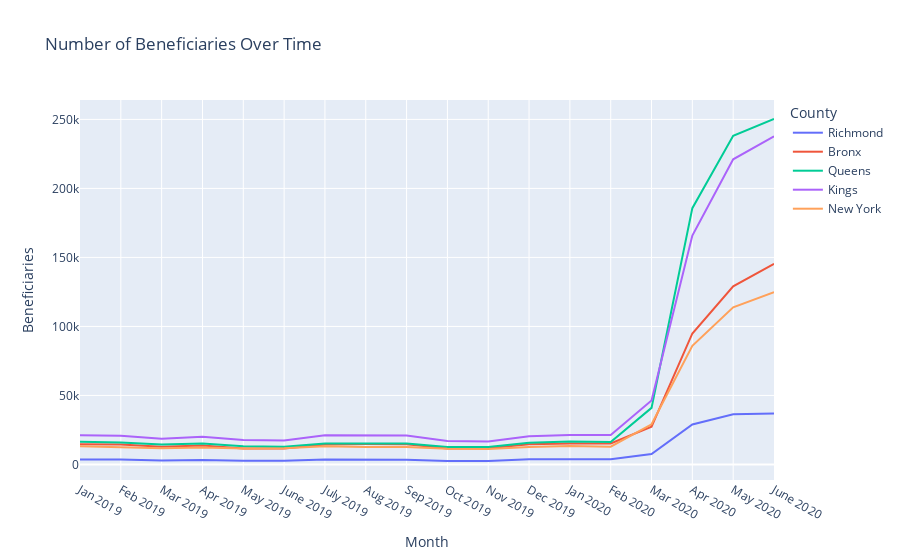

This figure's notebook cell:
### Code cell
def create_your_graph():
    print("----Welcome to the Create Your Own Graph Method---")
    print("Here are your graph options: ")
    print("1. Percent Population on Welfare over Time for a list of Counties: ")
    print("2. Adjusted Benefits Per Beneficiary over Time for a list of Counties: ")
    print("3. Adjusted Benefits Amounts over Time for a list of Counties: ")
    print("4. Beneficiaries over Time for a list of Counties: ")
    
    option=int(input("Enter Option Number: "))
    start_date=input("Enter the start point of your time period with Month spaced By Year: ")
    end_date=input("Enter the end point of your time period with Month spaced By Year: ")
    counties=[]
    county=input("Enter County Name (type q to quit)")
    while county != 'q':
        counties.append(county)
        county=input("Enter County Name (type q to quit)")
    create_scatterplot_counties(start_date,end_date,counties,option)

create_your_graph()

### Figure 1 — Plotly figure (JSON) as saved in the notebook; plotly's stock layout.template omitted (floating-point values rounded to 4 significant figures)
{"data": [{"hovertemplate": "County=Richmond<br>Month=%{x}<br>Beneficiaries=%{y}<extra></extra>", "legendgroup": "Richmond", "line": {"color": "#636efa", "dash": "solid"}, "mode": "lines", "name": "Richmond", "orientation": "v", "showlegend": true, "type": "scatter", "x": ["Jan 2019", "Feb 2019", "Mar 2019", "Apr 2019", "May 2019", "June 2019", "July 2019", "Aug 2019", "Sep 2019", "Oct 2019", "Nov 2019", "Dec 2019", "Jan 2020", "Feb 2020", "Mar 2020", "Apr 2020", "May 2020", "June 2020"], "xaxis": "x", "y": [3500, 3500, 2800, 3300, 2600, 2600, 3500, 3500, 3400, 2500, 2500, 3700, 3700, 3700, 7600, 29000, 36300, 36900], "yaxis": "y"}, {"hovertemplate": "County=Bronx<br>Month=%{x}<br>Beneficiaries=%{y}<extra></extra>", "legendgroup": "Bronx", "line": {"color": "#EF553B", "dash": "solid"}, "mode": "lines", "name": "Bronx", "orientation": "v", "showlegend": true, "type": "scatter", "x": ["Jan 2019", "Feb 2019", "Mar 2019", "Apr 2019", "May 2019", "June 2019", "July 2019", "Aug 2019", "Sep 2019", "Oct 2019", "Nov 2019", "Dec 2019", "Jan 2020", "Feb 2020", "Mar 2020", "Apr 2020", "May 2020", "June 2020"], "xaxis": "x", "y": [14600, 14400, 12800, 13700, 11600, 11500, 14500, 14900, 14700, 11600, 11700, 14700, 15100, 15200, 27400, 94900, 129000, 145400], "yaxis": "y"}, {"hovertemplate": "County=Queens<br>Month=%{x}<br>Beneficiaries=%{y}<extra></extra>", "legendgroup": "Queens", "line": {"color": "#00cc96", "dash": "solid"}, "mode": "lines", "name": "Queens", "orientation": "v", "showlegend": true, "type": "scatter", "x": ["Jan 2019", "Feb 2019", "Mar 2019", "Apr 2019", "May 2019", "June 2019", "July 2019", "Aug 2019", "Sep 2019", "Oct 2019", "Nov 2019", "Dec 2019", "Jan 2020", "Feb 2020", "Mar 2020", "Apr 2020", "May 2020", "June 2020"], "xaxis": "x", "y": [16400, 15900, 14500, 15200, 13200, 12900, 15100, 15000, 15200, 12700, 12600, 15700, 16700, 16300, 41000, 185700, 238100, 250300], "yaxis": "y"}, {"hovertemplate": "County=Kings<br>Month=%{x}<br>Beneficiaries=%{y}<extra></extra>", "legendgroup": "Kings", "line": {"color": "#ab63fa", "dash": "solid"}, "mode": "lines", "name": "Kings", "orientation": "v", "showlegend": true, "type": "scatter", "x": ["Jan 2019", "Feb 2019", "Mar 2019", "Apr 2019", "May 2019", "June 2019", "July 2019", "Aug 2019", "Sep 2019", "Oct 2019", "Nov 2019", "Dec 2019", "Jan 2020", "Feb 2020", "Mar 2020", "Apr 2020", "May 2020", "June 2020"], "xaxis": "x", "y": [21100, 20800, 18600, 20100, 17700, 17300, 21100, 21000, 20900, 17000, 16600, 20500, 21300, 21300, 46400, 165800, 221100, 237800], "yaxis": "y"}, {"hovertemplate": "County=New York<br>Month=%{x}<br>Beneficiaries=%{y}<extra></extra>", "legendgroup": "New York", "line": {"color": "#FFA15A", "dash": "solid"}, "mode": "lines", "name": "New York", "orientation": "v", "showlegend": true, "type": "scatter", "x": ["Jan 2019", "Feb 2019", "Mar 2019", "Apr 2019", "May 2019", "June 2019", "July 2019", "Aug 2019", "Sep 2019", "Oct 2019", "Nov 2019", "Dec 2019", "Jan 2020", "Feb 2020", "Mar 2020", "Apr 2020", "May 2020", "June 2020"], "xaxis": "x", "y": [13200, 12400, 11800, 12300, 11600, 11700, 13100, 12700, 12600, 11400, 11200, 12600, 13300, 12900, 29100, 86000, 113900, 124900], "yaxis": "y"}], "layout": {"legend": {"title": {"text": "County"}, "tracegroupgap": 0}, "title": {"text": "Number of Beneficiaries Over Time"}, "xaxis": {"anchor": "y", "domain": [0, 1], "title": {"text": "Month"}}, "yaxis": {"anchor": "x", "domain": [0, 1], "title": {"text": "Beneficiaries"}}}}
